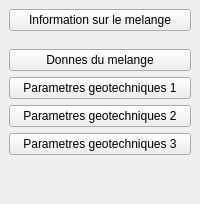
               <widget class="QWidget" name="rpg_side_menu" native="true">
                <property name="maximumSize">
                 <size>
                  <width>205</width>
                  <height>16777215</height>
                 </size>
                </property>
                <layout class="QVBoxLayout" name="verticalLayout_16">
                 <property name="spacing">
                  <number>0</number>
                 </property>
                 <property name="leftMargin">
                  <number>0</number>
                 </property>
                 <property name="topMargin">
                  <number>0</number>
                 </property>
                 <property name="rightMargin">
                  <number>0</number>
                 </property>
                 <property name="bottomMargin">
                  <number>0</number>
                 </property>
                 <item>
                  <widget class="QWidget" name="widget_6" native="true">
                   <property name="maximumSize">
                    <size>
                     <width>16777215</width>
                     <height>300</height>
                    </size>
                   </property>
                   <layout class="QVBoxLayout" name="verticalLayout_18">
                    <item>
                     <widget class="QPushButton" name="pushButton_18">
                      <property name="text">
                       <string>Information sur le melange</string>
                      </property>
                      <property name="checkable">
                       <bool>true</bool>
                      </property>
                      <property name="autoExclusive">
                       <bool>true</bool>
                      </property>
                     </widget>
                    </item>
                   </layout>
                  </widget>
                 </item>
                 <item>
                  <widget class="QWidget" name="widget_7" native="true">
                   <layout class="QVBoxLayout" name="verticalLayout_17">
                    <item>
                     <widget class="QPushButton" name="pushButton_21">
                      <property name="text">
                       <string>Donnes du melange</string>
                      </property>
                      <property name="checkable">
                       <bool>true</bool>
                      </property>
                      <property name="autoExclusive">
                       <bool>true</bool>
                      </property>
                     </widget>
                    </item>
                    <item>
                     <widget class="QPushButton" name="pushButton_22">
                      <property name="text">
                       <string>Parametres geotechniques 1</string>
                      </property>
                      <property name="checkable">
                       <bool>true</bool>
                      </property>
                      <property name="autoExclusive">
                       <bool>true</bool>
                      </property>
                     </widget>
                    </item>
                    <item>
                     <widget class="QPushButton" name="pushButton_24">
                      <property name="text">
                       <string>Parametres geotechniques 2</string>
                      </property>
                      <property name="checkable">
                       <bool>true</bool>
                      </property>
                      <property name="autoExclusive">
                       <bool>true</bool>
                      </property>
                     </widget>
                    </item>
                    <item>
                     <widget class="QPushButton" name="pushButton_25">
                      <property name="text">
                       <string>Parametres geotechniques 3</string>
                      </property>
                      <property name="checkable">
                       <bool>true</bool>
                      </property>
                      <property name="autoExclusive">
                       <bool>true</bool>
                      </property>
                     </widget>
                    </item>
                   </layout>
                  </widget>
                 </item>
                 <item>
                  <spacer name="verticalSpacer_6">
                   <property name="orientation">
                    <enum>Qt::Vertical</enum>
                   </property>
                   <property name="sizeHint" stdset="0">
                    <size>
                     <width>20</width>
                     <height>40</height>
                    </size>
                   </property>
                  </spacer>
                 </item>
                </layout>
               </widget>
